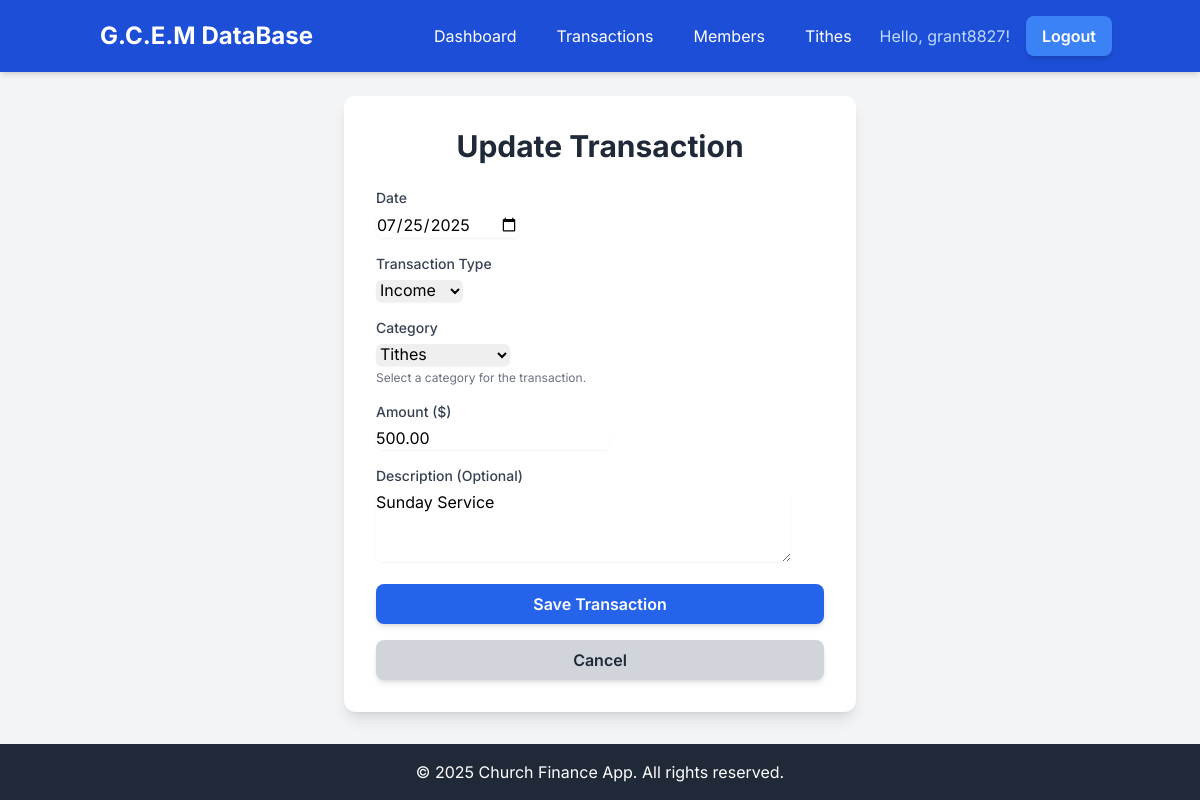
Screenshot of /finances/transactions/2/edit/ (signed in) with the database file from the repository.
### church_finances/models.py (models this page shows, shortened)
class Transaction(models.Model):
    TRANSACTION_TYPES = (
        ("income", "Income"),
        ("expense", "Expense"),
    )
    INCOME_CATEGORIES = (
        ("tithes", "Tithes"),
        ("offerings", "Offerings"),
        ("donations", "Donations"),
        ("fundraising", "Fundraising"),
        ("other_income", "Other Income"),
    )
    EXPENSE_CATEGORIES = (
        ("salaries", "Salaries"),
        ("utilities", "Utilities"),
        ("rent_mortgage", "Rent/Mortgage"),
        ("missions", "Missions"),
        ("benevolence", "Benevolence"),
        ("supplies", "Supplies"),
        ("maintenance", "Maintenance"),
        ("events", "Events"),
        ("other_expense", "Other Expense"),
    )
    date = models.DateField()
    type = models.CharField(max_length=10, choices=TRANSACTION_TYPES)
    category = models.CharField(
        max_length=50,
        choices=INCOME_CATEGORIES + EXPENSE_CATEGORIES,
        help_text="Select a category for the transaction.",
    )
    amount = models.DecimalField(max_digits=10, decimal_places=2)
    description = models.TextField(blank=True, null=True)
    recorded_by = models.ForeignKey(
        User, on_delete=models.SET_NULL, null=True, blank=True
    )
    created_at = models.DateTimeField(auto_now_add=True)
    updated_at = models.DateTimeField(auto_now=True)
    class Meta:
        ordering = [
            "-date",
            "-created_at",
        ]  # Order by date descending, then creation time

### church_finances/views.py (the view)
@login_required
def transaction_update_view(request, pk):
    transaction = get_object_or_404(Transaction, pk=pk)
    if request.method == "POST":
        form = TransactionForm(request.POST, instance=transaction)
        if form.is_valid():
            form.save()
            success(request, "Transaction updated successfully!")
            return redirect("transaction_detail", pk=pk)
        else:
            for field, errors_list in form.errors.items():
                for err in errors_list:
                    error(request, f"{field}: {err}")
    else:
        form = TransactionForm(instance=transaction)
    return render(
        request,
        "church_finances/transaction_form.html",
        {"form": form, "title": "Update Transaction"},
    )

### church_finances/forms.py
class TransactionForm(forms.ModelForm):
    class Meta:
        model = Transaction
        fields = ["date", "type", "category", "amount", "description"]
        widgets = {
            "date": forms.DateInput(
                attrs={"type": "date", "class": "form-input rounded-md shadow-sm"}
            ),
            "type": forms.Select(attrs={"class": "form-select rounded-md shadow-sm"}),
            "category": forms.Select(
                attrs={"class": "form-select rounded-md shadow-sm"}
            ),
            "amount": forms.NumberInput(
                attrs={"class": "form-input rounded-md shadow-sm", "step": "0.01"}
            ),
            "description": forms.Textarea(
                attrs={"rows": 3, "class": "form-textarea rounded-md shadow-sm"}
            ),
        }
        labels = {
            "date": "Date",
            "type": "Transaction Type",
            "category": "Category",
            "amount": "Amount ($)",
            "description": "Description (Optional)",
        }

### church_finances/templates/church_finances/transaction_form.html (shortened to what this page needs)
{% extends 'base.html' %}
{% block content %}
<div class="flex items-center justify-center min-h-screen-minus-nav-footer">
    <div class="bg-white p-8 rounded-xl shadow-lg w-full max-w-lg">
        <h2 class="text-3xl font-bold text-center text-gray-800 mb-6">{{ title }}</h2>
        <form method="post" class="space-y-4">
            {% for field in form %}
                <div>
                    <label for="{{ field.id_for_label }}" class="block text-sm font-medium text-gray-700 mb-1">
                        {{ field.label }}
                    </label>
                    {{ field }}
                    {% if field.help_text %}
                        <p class="text-xs text-gray-500 mt-1">{{ field.help_text }}</p>
                    {% endif %}
                </div>
            {% endfor %}
            <button type="submit"
                    class="w-full bg-blue-600 hover:bg-blue-700 text-white font-semibold py-2 px-4 rounded-lg shadow-md transition duration-300 ease-in-out transform hover:scale-105 focus:outline-none focus:ring-2 focus:ring-blue-500 focus:ring-opacity-75">
                Save Transaction
            </button>
            <a href="{% url 'transaction_list' %}"
               class="block w-full text-center bg-gray-300 hover:bg-gray-400 text-gray-800 font-semibold py-2 px-4 rounded-lg shadow-md transition duration-300 ease-in-out transform hover:scale-105 mt-2">
                Cancel
            </a>
        </form>
    </div>
</div>
{% endblock %}

### templates/base.html (shortened to what this page needs)
<!DOCTYPE html>
<html lang="en">
<head>
    <script src="https://cdn.tailwindcss.com"></script>
</head>
<body class="flex flex-col min-h-screen">
    <nav class="bg-blue-700 p-4 shadow-md">
        <div class="container mx-auto">
            <div class="flex justify-between items-center">
                <a href="{% url 'home' %}" class="text-white text-2xl font-bold rounded-md px-3 py-1 hover:bg-blue-600 transition-colors">
                    G.C.E.M DataBase
                </a>
                <div class="hidden md:flex md:items-center md:space-x-4">
                    {% if user.is_authenticated %}
                        <a href="{% url 'dashboard' %}" class="text-white hover:text-blue-200 rounded-md px-3 py-1 hover:bg-blue-600 transition-colors">Dashboard</a>
                        <a href="{% url 'transaction_list' %}" class="text-white hover:text-blue-200 rounded-md px-3 py-1 hover:bg-blue-600 transition-colors">Transactions</a>
                        <a href="{% url 'member_list' %}" class="text-white hover:text-blue-200 rounded-md px-3 py-1 hover:bg-blue-600 transition-colors">Members</a>
                        <a href="{% url 'tithing_list' %}" class="text-white hover:text-blue-200 rounded-md px-3 py-1 hover:bg-blue-600 transition-colors">Tithes</a>
                        <span class="text-blue-200">Hello, {{ user.username }}!</span>
                        <a href="{% url 'logout' %}" class="bg-blue-500 hover:bg-blue-600 text-white font-semibold py-2 px-4 rounded-lg shadow-md transition duration-300 ease-in-out transform hover:scale-105">Logout</a>
                    {% endif %}
                </div>
            </div>
        </div>
    </nav>
    <main class="flex-grow container mx-auto p-6">
        {% block content %}
        {% endblock %}
    </main>
    <footer class="bg-gray-800 text-white p-4 text-center mt-auto">
        <div class="container mx-auto">
            &copy; 2025 Church Finance App. All rights reserved.
        </div>
    </footer>
</body>
</html>

### templates/base.html (style rules this page uses)
body { font-family: 'Inter', sans-serif; background-color: #f3f4f6; min-height: 100vh; display: flex; flex-direction: column; }

### rows the page displays
Transaction: form "07/25/2025" "Income" "Tithes" "500.00" "Sunday Service"

### other values shown
{{ user.username }} "grant8827"
{{ title }} "Update Transaction"
{{ field.label }} "Date" "Transaction Type" "Category" "Amount ($)" "Description (Optional)"
{{ field.help_text }} "Select a category for the transaction."
